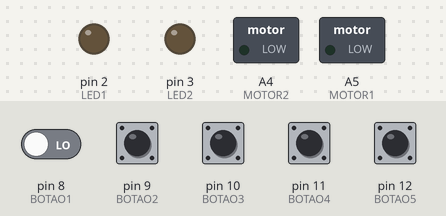
Bench run of a sketch on a simulated Arduino Uno, built with avr-gcc and run on an emulated ATmega328P. Parts: switched loads named in the sketch (green lamp = pin HIGH), output pins drawn as LEDs (lit = HIGH). Dashed ring = blinking. The test bench sets the inputs (shaded band); at power-on: pin 10 (BOTAO3), pin 11 (BOTAO4), pin 12 (BOTAO5) HIGH, pin 8 (BOTAO1), pin 9 (BOTAO2) LOW.

Above: at 1.2 s.
1.3 s: pin 9 (BOTAO2) pulled HIGH for 0.15 s
At 1.7 s:
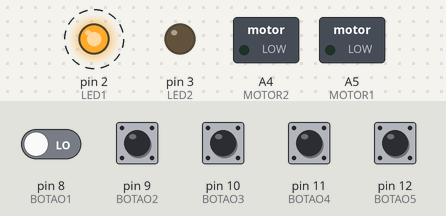
4.4 s: pin 8 (BOTAO1) driven HIGH and pin 9 (BOTAO2) driven HIGH
At 7.1 s:
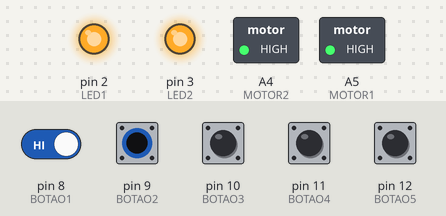
7.4 s: pin 9 (BOTAO2) driven LOW
At 9.6 s:
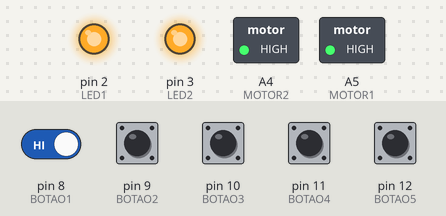
10.4 s: pin 9 (BOTAO2) driven HIGH
At 14.6 s:
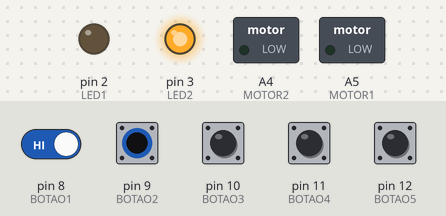
16.4 s: pin 10 (BOTAO3) pulled LOW for 1 s
Timing chart, 0 to 21.4 s (numbered marks = the images above; inputs shaded):
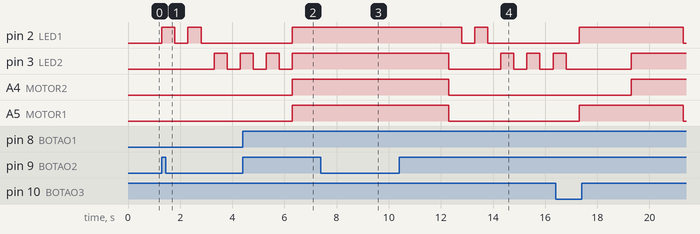

The sketch:

aula_4-revisao.ino
```cpp
 #define BOTAO1 8
#define BOTAO2 9
#define BOTAO3 10
#define BOTAO4 11
#define BOTAO5 12
#define LED1 2
#define LED2 3
#define MOTOR1 A5
#define MOTOR2 A4


void setup() {
  pinMode(BOTAO1,INPUT);
  pinMode(BOTAO2,INPUT);
  pinMode(BOTAO3,INPUT_PULLUP);
  pinMode(BOTAO4,INPUT_PULLUP);
  pinMode(BOTAO5,INPUT_PULLUP);
  pinMode(LED1,OUTPUT);
  pinMode(LED2,OUTPUT);
  pinMode(MOTOR1,OUTPUT);
  pinMode(MOTOR2,OUTPUT);


}

void loop() {
  if(digitalRead(BOTAO1))
  {
    digitalWrite(LED1,1);
    digitalWrite(LED2,1);
    digitalWrite(MOTOR1,1);
    digitalWrite(MOTOR2,1);
    delay(3000);
    digitalWrite(LED1,0);
    digitalWrite(LED2,0);
    digitalWrite(MOTOR1,0);
    digitalWrite(MOTOR2,0);


  }
  if(digitalRead(BOTAO2))
  {
    digitalWrite(LED1,1);
    delay(500);
    digitalWrite(LED1,0);
    delay(500);
    digitalWrite(LED1,1);
    delay(500);
    digitalWrite(LED1,0);
    delay(500);
    digitalWrite(LED2,1);
    delay(500);
    digitalWrite(LED2,0);
    delay(500);
    digitalWrite(LED2,1);
    delay(500);
    digitalWrite(LED2,0);
    delay(500);
    digitalWrite(LED2,1);
    delay(500);
    digitalWrite(LED2,0);
    delay(500);
  }
  if(!digitalRead(BOTAO3))
  {
    digitalWrite(LED1,1);
    digitalWrite(MOTOR1,1);
    delay(2000);
    digitalWrite(LED2,1);
    digitalWrite(MOTOR2,1);
    delay(2000);
    digitalWrite(LED1,0);
    digitalWrite(MOTOR1,0);
    delay(2000);
    digitalWrite(LED2,0);
    digitalWrite(MOTOR2,0);


  }

  if(!digitalRead(BOTAO4))
  {
  digitalWrite(LED1,1);
  digitalWrite(MOTOR1,1);
  digitalWrite(LED2,1);
  digitalWrite(MOTOR2,1);
  }

  if(!digitalRead(BOTAO5))
  {
  digitalWrite(LED1,0);
  digitalWrite(MOTOR1,0);
  digitalWrite(LED2,0);
  digitalWrite(MOTOR2,0);
  }


}
```

Measured:
- after the input at 1.3 s, pin 2 (LED1): alternates HIGH for 0.50 s and LOW for 0.50 s, 4 changes in all, then stays LOW, starting at once; pin 3 (LED2): LOW → HIGH after 2.0 s, → LOW 0.50 s later, → HIGH 0.50 s later
- after the input at 4.4 s, pin 2 (LED1), A4 (MOTOR2), A5 (MOTOR1): LOW → HIGH after 1.9 s
- after the input at 7.4 s, pin 2 (LED1): stays HIGH (without the input it goes to LOW after 2.4 s); pin 3 (LED2), A4 (MOTOR2), A5 (MOTOR1): stays HIGH (without the input it goes to LOW after 1.9 s)
- after the input at 10.4 s, pin 2 (LED1): HIGH → LOW after 2.4 s, → HIGH 0.50 s later, → LOW 0.50 s later; pin 3 (LED2): HIGH → LOW after 1.9 s, then repeats every 1.0 s: HIGH 0.50 s, LOW 0.50 s; A4 (MOTOR2), A5 (MOTOR1): HIGH → LOW after 1.9 s
